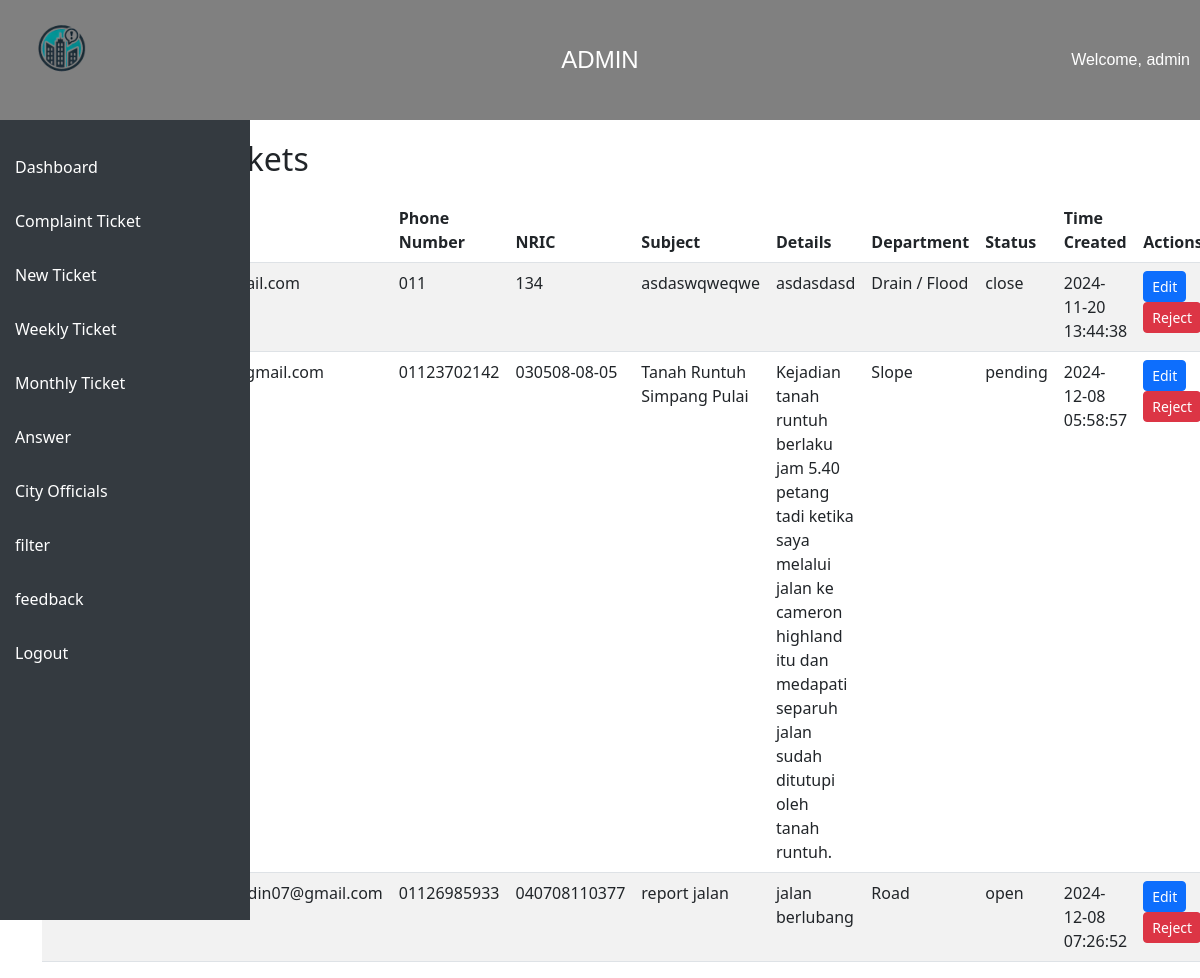
The app's page /admin/complaint_ticket.php (signed in) with its own data.
### tables this page shows
CREATE TABLE `complaints` (
  `id` int(11) NOT NULL,
  `name` varchar(100) NOT NULL,
  `email` varchar(100) NOT NULL,
  `phone_number` varchar(15) NOT NULL,
  `nric` varchar(12) NOT NULL,
  `subject` varchar(255) NOT NULL,
  `details` text NOT NULL,
  `figure1` longblob DEFAULT NULL,
  `figure2` longblob DEFAULT NULL,
  `time_created` timestamp NOT NULL DEFAULT current_timestamp(),
  `department` varchar(100) DEFAULT NULL,
  `time_process` timestamp NULL DEFAULT NULL,
  `answer` text DEFAULT NULL,
  `time_resolve` timestamp NULL DEFAULT NULL,
  `status` enum('open','close','pending') DEFAULT 'open',
  `feedback` text DEFAULT NULL,
  `figure3` longblob DEFAULT NULL,
  `figure4` longblob DEFAULT NULL,
  `location` varchar(255) DEFAULT NULL,
  `state` varchar(255) DEFAULT NULL,
  `municipality` varchar(255) DEFAULT NULL
);

### admin/complaint_ticket.php (the view, shortened to what this page needs)
<?php
require_once '../support/db.php';
$sql = "SELECT * FROM complaints";
$result = $conn->query($sql);
?>
<!DOCTYPE html>
<html lang="en">
<head>
    <link href="https://cdn.jsdelivr.net/npm/simple-datatables@7.1.2/dist/style.min.css" rel="stylesheet" />
    <link href="https://cdn.jsdelivr.net/npm/bootstrap@5.3.0/dist/css/bootstrap.min.css" rel="stylesheet" />
</head>
<body>
    <?php include 'head.php'; ?>
    <?php include 'sidebar.php'; ?>
    <div class="main-content">
        <div class="container">
            <h2>Complaint Tickets</h2>
            <div class="table-container">
                <table class="table table-striped" id="complaintsTable">
                    <thead>
                        <tr>
                            <th>ID</th>
                            <th>Name</th>
                            <th>Email</th>
                            <th>Phone Number</th>
                            <th>NRIC</th>
                            <th>Subject</th>
                            <th>Details</th>
                            <th>Department</th>
                            <th>Status</th>
                            <th>Time Created</th>
                            <th>Actions</th>
                        </tr>
                    </thead>
                    <tbody>
                        <?php
                        if ($result->num_rows > 0) {
                            while ($row = $result->fetch_assoc()) {
                                echo "<tr>";
                                echo "<td>" . htmlspecialchars($row['id']) . "</td>";
                                echo "<td>" . htmlspecialchars($row['name']) . "</td>";
                                echo "<td>" . htmlspecialchars($row['email']) . "</td>";
                                echo "<td>" . htmlspecialchars($row['phone_number']) . "</td>";
                                echo "<td>" . htmlspecialchars($row['nric']) . "</td>";
                                echo "<td>" . htmlspecialchars($row['subject']) . "</td>";
                                echo "<td>" . htmlspecialchars($row['details']) . "</td>";
                                echo "<td>" . htmlspecialchars($row['department']) . "</td>";
                                echo "<td>" . htmlspecialchars($row['status']) . "</td>";
                                echo "<td>" . htmlspecialchars($row['time_created']) . "</td>";
                                echo "<td>";
                                echo "<a href='edit_ticket.php?id=" . $row['id'] . "' class='btn btn-sm btn-primary'>Edit</a> ";
                                echo "<a href='delete_ticket.php?id=" . $row['id'] . "' class='btn btn-sm btn-danger'>Reject</a>";
                                echo "</td>";
                                echo "</tr>";
                            }
                        } else {
                            echo "<tr><td colspan='11'>No tickets found</td></tr>";
                        }
                        ?>
                    </tbody>
                </table>
            </div>
        </div>
    </div>
</body>
</html>

### admin/head.php (shortened to what this page needs)
<div class="header-bar">
    <div class="header-left">
        <img src="../images/citylogo.png" alt="City Logo" class="logo" height="100" width="100">
    </div>
    <div class="header-center">
        <h2>ADMIN</h2>
    </div>
    <div class="header-right">
        <span>Welcome, <?php echo htmlspecialchars($_SESSION['username']); ?></span>
    </div>
</div>

### admin/sidebar.php (shortened to what this page needs)
<div class="sidebar">
    <a href="index.php">Dashboard</a>
    <a href="complaint_ticket.php">Complaint Ticket</a>
    <a href="new_ticket.php">New Ticket</a>
    <a href="weekly_reports.php">Weekly Ticket</a>
    <a href="monthly_reports.php">Monthly Ticket</a>
    <a href="answer.php">Answer</a>
    <a href="city_officials.php">City Officials</a>
    <a href="filter.php">filter</a>
    <a href="feedback.php">feedback</a>
    <a href="logout.php" class="logout-link">Logout</a>
</div>

### admin/complaint_ticket.php (style rules this page uses)
.container { margin-top: 20px; }
.table-container { margin-top: 20px; }

### admin/head.php (style rules this page uses)
.header-bar { position: fixed; top: 0; left: 0; width: 100%; display: flex; align-items: center; justify-content: space-between; padding: 10px; background-color: grey; color: white; font-family: Arial, sans-serif; z-index: 1000; }
body { padding-top: 120px; }
.header-left, .header-center, .header-right { flex: 1; text-align: center; }
.header-left { text-align: left; }
.header-right { text-align: right; font-size: 16px; }
.header-center h2 { margin: 0; font-size: 24px; }
.logo { height: 100px; width: 100px; vertical-align: middle; }

### admin/sidebar.php (style rules this page uses)
.sidebar { width: 250px; height: 100vh; background-color: #343a40; position: fixed; padding-top: 20px; }
.sidebar a { color: #ffffff; padding: 15px; text-decoration: none; display: block; font-size: 16px; }

### records on screen
complaints: phone_number "011", nric "134", subject "asdaswqweqwe", details "asdasdasd", department "Drain / Flood", status "close", time_created "2024-11-20 13:44:38"
complaints: phone_number "01123702142", nric "030508-08-05", subject "Tanah Runtuh Simpang Pulai", details "Kejadian tanah runtuh berlaku jam 5.40 petang tadi ketika saya melalui jalan ke cameron highland itu dan medapati separuh jalan sudah ditutupi oleh tanah runtuh.", department "Slope", status "pending", time_created "2024-12-08 05:58:57"
complaints: email "afiqnaqiuddin07@gmail.com", phone_number "01126985933", nric "040708110377", subject "report jalan", details "jalan berlubang", department "Road", status "open", time_created "2024-12-08 07:26:52"

### other values on screen
$_SESSION['username'] "admin"
